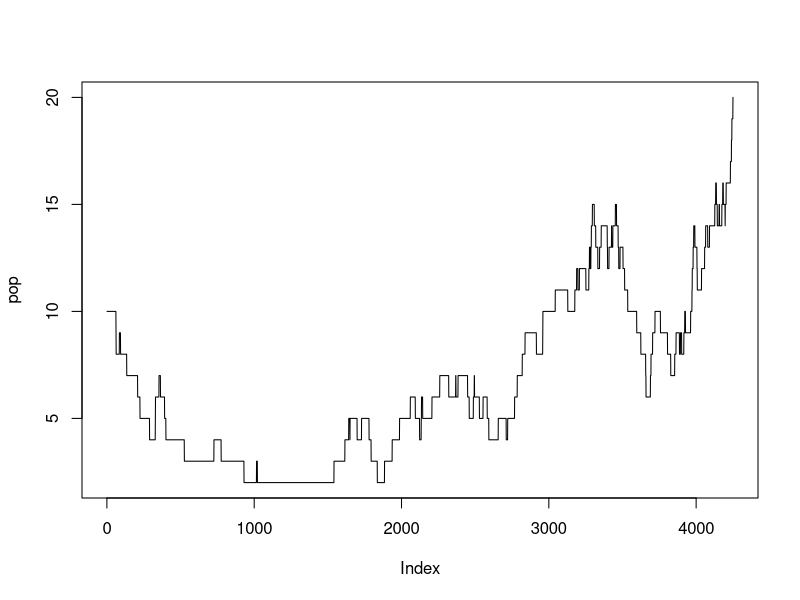
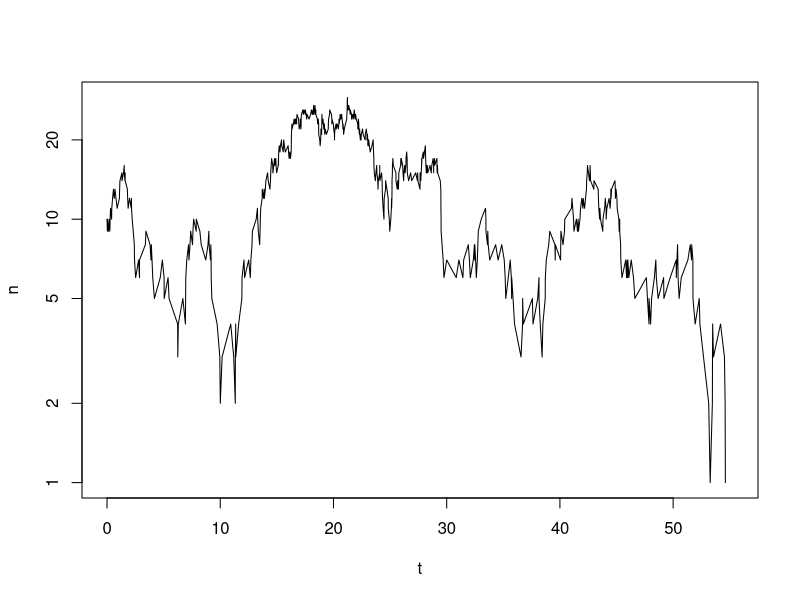

The R script that drew these images, in order:
######### brute force algorithm
b <- 0.55
d <- 0.5
n0 <- 10
dt <- 0.005
nmax <- 20

pop <- c(n0)
i <- 1
while(pop[i] > 0 & pop[i] < nmax){
  event <- sample(c(1, -1, 0), 1, c(pop[i]*dt*b, pop[i]*dt*d, 1- pop[i]*dt*(b + d)), replace = TRUE)
  pop[i + 1] <- pop[i] + event
  i <- i + 1
}

plot(pop, type = "l")
length(pop)


#### Gillespie algorithm
rexp(1, 20*(b + d))

t <- 0
n <- n0
b <- 0.55
d <- 0.5
n0 <- 10
nmax <- 200
output <- data.frame(t, n)

while(n > 0 & n < nmax){
  twait <- rexp(1, n*(b + d))
  event <- sample(c(1, -1), 1, c(b/(b + d), d/(b + d)), replace = TRUE)
  t <- t + twait
  n <- n + event
  output <- rbind(output, c(t, n))
}

plot(output, log = "y", type = "l")




